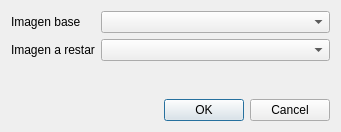
<?xml version="1.0" encoding="UTF-8"?>
<ui version="4.0">
 <class>image_selector_dif</class>
 <widget class="QDialog" name="image_selector_dif">
  <property name="geometry">
   <rect>
    <x>0</x>
    <y>0</y>
    <width>341</width>
    <height>132</height>
   </rect>
  </property>
  <property name="windowTitle">
   <string>Dialog</string>
  </property>
  <layout class="QGridLayout" name="gridLayout">
   <item row="3" column="1">
    <widget class="QDialogButtonBox" name="buttonBox">
     <property name="orientation">
      <enum>Qt::Horizontal</enum>
     </property>
     <property name="standardButtons">
      <set>QDialogButtonBox::Cancel|QDialogButtonBox::Ok</set>
     </property>
    </widget>
   </item>
   <item row="1" column="1">
    <widget class="QComboBox" name="Imagen_resta_selector"/>
   </item>
   <item row="0" column="1">
    <widget class="QComboBox" name="Imagen_base_selector"/>
   </item>
   <item row="1" column="0">
    <widget class="QLabel" name="label_2">
     <property name="text">
      <string>Imagen a restar</string>
     </property>
    </widget>
   </item>
   <item row="0" column="0">
    <widget class="QLabel" name="label">
     <property name="text">
      <string>Imagen base</string>
     </property>
    </widget>
   </item>
   <item row="2" column="1">
    <spacer name="verticalSpacer">
     <property name="orientation">
      <enum>Qt::Vertical</enum>
     </property>
     <property name="sizeHint" stdset="0">
      <size>
       <width>20</width>
       <height>40</height>
      </size>
     </property>
    </spacer>
   </item>
  </layout>
 </widget>
 <resources/>
 <connections>
  <connection>
   <sender>buttonBox</sender>
   <signal>accepted()</signal>
   <receiver>image_selector_dif</receiver>
   <slot>accept()</slot>
   <hints>
    <hint type="sourcelabel">
     <x>248</x>
     <y>254</y>
    </hint>
    <hint type="destinationlabel">
     <x>157</x>
     <y>274</y>
    </hint>
   </hints>
  </connection>
  <connection>
   <sender>buttonBox</sender>
   <signal>rejected()</signal>
   <receiver>image_selector_dif</receiver>
   <slot>reject()</slot>
   <hints>
    <hint type="sourcelabel">
     <x>316</x>
     <y>260</y>
    </hint>
    <hint type="destinationlabel">
     <x>286</x>
     <y>274</y>
    </hint>
   </hints>
  </connection>
 </connections>
</ui>
